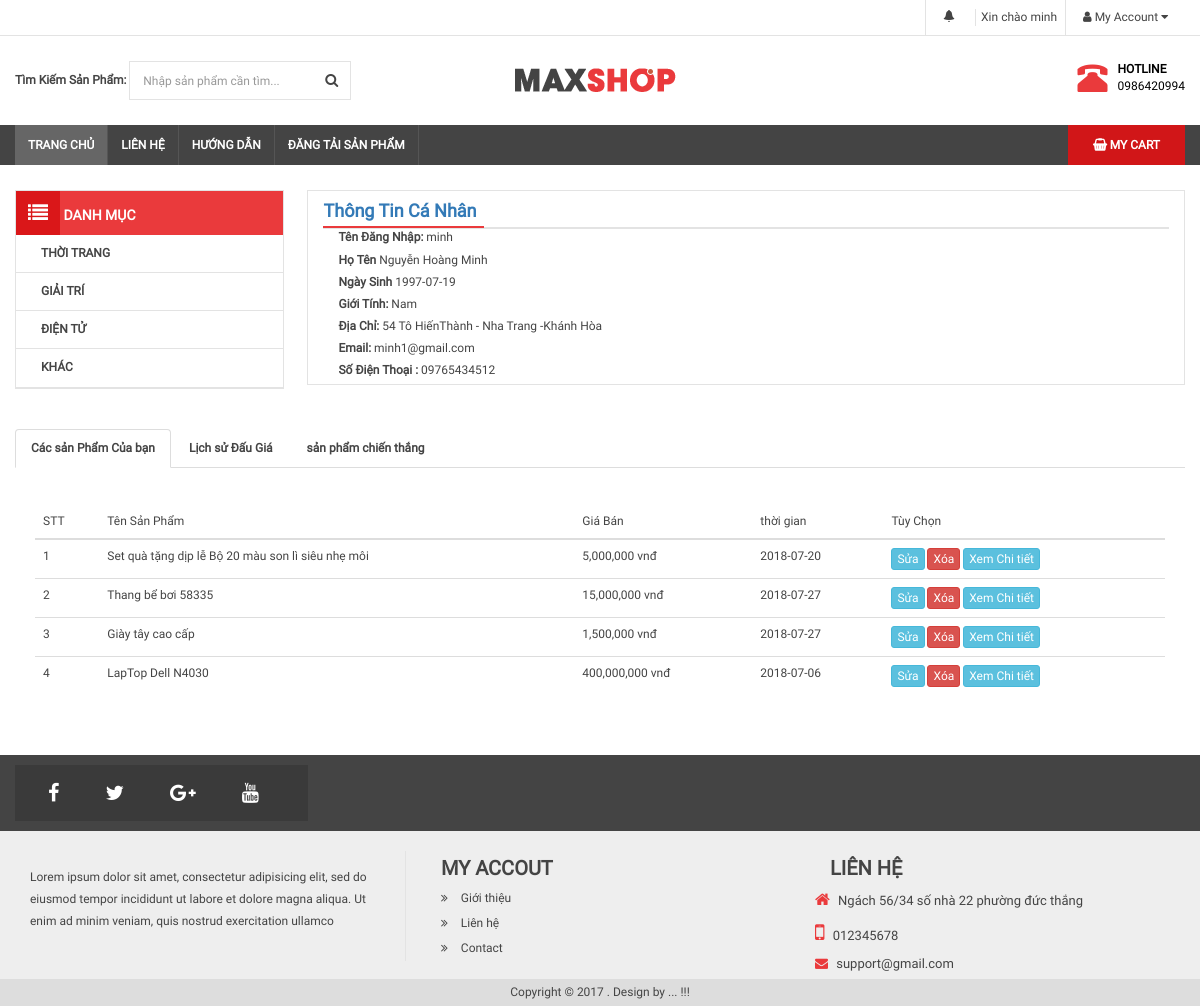
The app's page /info_myuser.php (signed in) with its own data.
### tables this page shows
CREATE TABLE `loaisp` (
  `id` int(11) NOT NULL,
  `TenLoaiSP` varchar(50) NOT NULL
);

CREATE TABLE `thanhvien` (
  `MaThanhVien` int(11) NOT NULL,
  `TenDangNhap` varchar(50) NOT NULL,
  `MatKhau` varchar(50) NOT NULL,
  `Ho` varchar(50) NOT NULL,
  `Ten` varchar(50) NOT NULL,
  `NgaySinh` date NOT NULL,
  `GioiTinh` tinyint(4) NOT NULL,
  `Diachi` text NOT NULL,
  `Email` varchar(50) NOT NULL,
  `SDT` varchar(50) NOT NULL
);

CREATE TABLE `sanpham` (
  `MaSP` int(11) NOT NULL,
  `TenSP` varchar(50) NOT NULL,
  `GiaKhoiDiem` double NOT NULL,
  `NguoiBan` int(11) NOT NULL,
  `ThongTinSP` text NOT NULL,
  `Trangthai` tinyint(4) NOT NULL DEFAULT '0',
  `MaLoai` int(11) NOT NULL,
  `ThoiHan` date DEFAULT NULL,
  `Anh` text NOT NULL,
  `NguoichienThang` int(11) NOT NULL
);

### libraries/function.php (called while the page is built, shortened)
<?php
 function base_url()
 {
     return $url  = "/daugia3.0/";
 }
 ?>

### libraries/database.php (called while the page is built, shortened)
<?php
    class Database
    {
        public $link;
        public function __construct()
        {
            $this->link = mysqli_connect("localhost","root","","daugia2.0") or die ();
            mysqli_set_charset($this->link,"utf8");
        }
        public function fetchID($table , $id, $ma )
        {
            $sql = "SELECT * FROM {$table} WHERE $ma = '$id' ";
            $result = mysqli_query($this->link,$sql) or die("Lỗi  truy vấn fetchID " .mysqli_error($this->link));
            return mysqli_fetch_assoc($result);
        }
         public function fetchAll($table)
        {
            $sql = "SELECT * FROM {$table} WHERE 1" ;
            $result = mysqli_query($this->link,$sql) or die("Lỗi Truy Vấn fetchAll " .mysqli_error($this->link));
            $data = [];
            if( $result)
            {
                while ($num = mysqli_fetch_assoc($result))
                {
                    $data[] = $num;
                }
            }
            return $data;
        }
         public  function fetchJone($table,$sql ,$page = 0,$row ,$pagi = false, $ma )
        {
            $data = [];
            if ($pagi == true )
            {
                $total = $this->countTable($table,$ma);
                $sotrang = ceil($total / $row);
                $start = ($page - 1 ) * $row ;
                $sql .= " LIMIT $start,$row";
                $data = [ "page" => $sotrang];
                $result = mysqli_query($this->link,$sql) or die("Lỗi truy vấn fetchJone ---- " .mysqli_error($this->link));
            }
            else
            {
                $result = mysqli_query($this->link,$sql) or die("Lỗi truy vấn fetchJone ---- " .mysqli_error($this->link));
            }
            if( $result)
            {
                while ($num = mysqli_fetch_assoc($result))
                {
                    $data[] = $num;
                }
            }
            return $data;
        }
    }
    ?>

### autoload/autoload.php (called while the page is built, shortened)
<?php
	 require_once __DIR__. "/../libraries/database.php";
	 require_once __DIR__. "/../libraries/function.php";
	 $db = new Database;
	 ?>

### info_myuser.php (the view, shortened to what this page needs)
    <?php require_once __DIR__. "/layouts/header.php";  ?>
    <?php
       $id=$_SESSION['name_id'];
       $show_one_user=$db->fetchID('thanhvien',$id,'MaThanhVien');
       $sql="SELECT sanpham.*   FROM sanpham  WHERE  NguoiBan =$id ";
       if(isset($_GET['page']))
       {
           $p=$_GET['page'];
       }
       else
       {
           $p=1;
       }
       $show_product_us= $db->fetchJone("sanpham",$sql,$p,2,false,'MaSp');
       ?>
    <div class="col-md-9 bor">
       <section class="box-main1">
          <h3 class="title-main"><a href="">Thông Tin Cá Nhân </a> </h3>
          <div class="col-md-6">
             <div><label>Tên Đăng Nhập: </label> <?php echo $show_one_user['TenDangNhap']   ?> </div>
             <div><label>Họ Tên </label> <?php echo $show_one_user['Ho']; echo " ". $show_one_user['Ten']   ?>  </div>
             <div><label>Ngày Sinh </label> <?php echo $show_one_user['NgaySinh']   ?> </div>
             <div><label>Giới Tính: </label> <?php  if($show_one_user['GioiTinh']==0) echo 'Nữ'; else echo 'Nam';   ?> </div>
             <div><label>Địa Chỉ: </label> <?php echo $show_one_user['Diachi']   ?> </div>
             <div><label>Email: </label> <?php echo $show_one_user['Email']   ?> </div>
             <div><label>Số Điện Thoại : </label> <?php echo $show_one_user['SDT']   ?> </div>
          </div>
       </section>
    </div>
    <div class="col-md-12" id="tabdetail">
       <div class="row">
          <ul class="nav nav-tabs">
             <li class="active"><a data-toggle="tab" href="#home"><strong>Các sản Phẩm Của bạn </strong></a></li>
             <li><a data-toggle="tab" href="#ls"><strong>Lịch sử Đấu Giá </strong></a></li>
             <li><a data-toggle="tab" href="#spwin"> <strong> sản phẩm chiến thắng </strong></a></li>
          </ul>
          <div class="tab-content">
             <div id="home" class="tab-pane fade in active ">
                <br>
                <table class="table">
                   <thead>
                      <tr>
                         <th>
                            <strong>
                               <p>STT</p>
                            </strong>
                         </th>
                         <th>
                            <strong>
                               <p>Tên Sản Phẩm</p>
                            </strong>
                         </th>
                         <th>
                            <strong>
                               <p>Giá Bán</p>
                            </strong>
                         </th>
                         <th>
                            <strong>
                               <p>thời gian</p>
                            </strong>
                         </th>
                         <th> Tùy Chọn </th>
                      </tr>
                   </thead>
                   <tbody>
                      <?php $stt=1; foreach ($show_product_us as $key):?>
                      <tr>
                         <td><?php echo $stt ?></td>
                         <td><?php echo $key['TenSP']  ?></td>
                         <td><?php echo number_format($key['GiaKhoiDiem'])  ?> vnđ</td>
                         <td><?php echo $key['ThoiHan'] ?></td>
                         <td>
                                                <a class="btn btn-xs btn-info " href="editSP.php?id=<?php echo $key['MaSP']  ?>" >Sửa</a>
                                                <a class="btn btn-xs btn-danger"  href="deleteSP.php?id=<?php echo $key['MaSP']  ?>">Xóa</a>
                                                <a class="btn btn-xs btn-info " href="chitiet.php?id=<?php echo $key['MaSP']  ?>" >Xem Chi tiết</a>
                                            </td>
                         <?php $stt++ ;?>
                      </tr>
                                              <?php endforeach;  ?>
                   </tbody>
                </table>
             </div>
          </div>
       </div>
    </div>
</div>
<?php require_once __DIR__. "/layouts/footer.php";  ?>

### layouts/header.php (shortened to what this page needs)
<?php require_once __DIR__. "/../autoload/autoload.php";
$showloai=$db->fetchAll('loaisp');
 ?>
<!DOCTYPE html>
<html>
    <head>
        <link rel="stylesheet" type="text/css" href="<?php echo base_url() ?>public/frontend/css/font-awesome.min.css">
        <link rel="stylesheet" type="text/css" href="<?php echo base_url() ?>public/frontend/css/bootstrap.min.css">
        <link rel="stylesheet" type="text/css" href="<?php echo base_url() ?>public/frontend/css/slick.css"/>
        <link rel="stylesheet" type="text/css" href="<?php echo base_url() ?>public/frontend/css/slick-theme.css"/>
        <link rel="stylesheet" type="text/css" href="<?php echo base_url() ?>public/frontend/css/style.css">
        <link href='https://cdnjs.cloudflare.com/ajax/libs/froala-editor/2.8.4/css/froala_editor.min.css' rel='stylesheet' type='text/css' />
        <link href='https://cdnjs.cloudflare.com/ajax/libs/froala-editor/2.8.4/css/froala_style.min.css' rel='stylesheet' type='text/css' />
    </head>
    <body>
        <div id="wrapper">
            <div id="header">
                <div id="header-top">
                    <div class="container">
                        <div class="row clearfix">
                            <div class="col-md-12">
                                <nav id="header-nav-top">
                                    <ul class="list-inline pull-right" id="headermenu">
                                        <?php  if(isset($_SESSION['name_user'])):  ?>
                                            <li>
                                                <div id="noti">
                                                    <div class="dropdown nav-item">
                                                        <a href="#" class="dropdown-toggle nav-link" data-toggle="dropdown" aria-expanded="false">
                                                            <span class="d-lg-none"><span class="glyphicon glyphicon-bell" aria-hidden="true" id="noti-icon"></span></span>
                                                        </a>
                                                    </div>
                                                </div>
                                            </li>
                                            <li>
                                                Xin chào <?php echo $_SESSION['name_user']  ?>
                                            </li>
                                             <li>
                                                <a href=""><i class="fa fa-user"></i> My Account <i class="fa fa-caret-down"></i></a>
                                            </li>
                                        <?php endif;  ?>
                                    </ul>
                                </nav>
                            </div>
                        </div>
                    </div>
                </div>
                <div class="container">
                    <div class="row" id="header-main">
                        <div class="col-md-5">
                            <form class="form-inline" method= "GET" action="timkiem.php" >
                                <label>Tìm Kiếm Sản Phẩm: </label>
                                <div class="form-group">
                                    <input type="text" name="keywork" placeholder=" Nhập sản phẩm cần tìm..." class="form-control">
                                    <button type="submit" class="btn btn-default"><i class="fa fa-search"></i></button>
                                </div>
                            </form>
                        </div>
                        <div class="col-md-4">
                            <a href="">
                                <img src="/daugia3.0/public/frontend/images/logo-default.png">
                            </a>
                        </div>
                        <div class="col-md-3 " id="header-right">
                            <div class="pull-right">
                                <div class="pull-left">
                                    <i class="glyphicon glyphicon-phone-alt"></i>
                                </div>
                                <div class="pull-right">
                                    <p id="hotline">HOTLINE</p>
                                    <p>0986420994</p>
                                </div>
                            </div>
                        </div>
                    </div>
                </div>
            </div>
            <div id="menunav">
                <div class="container">
                    <nav>
                        <div class="home pull-left">
                            <a href="index.php">Trang chủ</a>
                        </div>
                        <ul id="menu-main">
                            <li>
                                <a href="">Liên hệ</a>
                            </li>
                            <li>
                                <a href="">Hướng Dẫn</a>
                            </li>
                            <li>
                                <a href="addproduct.php">Đăng tải Sản Phẩm</a>
                            </li>
                        </ul>
                        <ul class="pull-right" id="main-shopping">
                            <li>
                                <a href=""><i class="fa fa-shopping-basket"></i> My Cart </a>
                            </li>
                        </ul>
                    </nav>
                </div>
            </div>
            <div id="maincontent">
                <div class="container">
                    <div class="col-md-3 col-xs-3  fixside" >
                        <div class="box-left box-menu" >
                            <h3 class="box-title"><i class="fa fa-list"></i>  Danh mục</h3>
                            <ul>
                                <?php foreach ($showloai as $key ) : ?>
                                <li>
                                    <a href="phanloai.php?id=<?php echo $key['id']  ?>"><?php echo $key['TenLoaiSP'] ?>  </a>
                                </li>
                            <?php endforeach;  ?>
                            </ul>
                        </div>
                    </div>

### public/frontend/css/style.css (style rules this page uses)
* { margin: 0px; padding: 0px; font-size: 12px; font-family: "Roboto"; color: #444; font-weight: 400; }
.container { padding: 0px; }
ol,ul,p { margin: 0px; list-style: none; }
h1,h2,h3,h4,h5,h6 { padding:0px; margin: 0px; }
#header-top { border-bottom: 1px solid #e3e3e3; }
#header-nav-top #headermenu { position: relative; }
#headermenu > li { border-left: 1px solid #e3e3e3; }
#header-nav-top li a { color: #444; line-height: 35px; padding: 0px 12px; }
#header-main { padding: 25px 0px; }
#header-main .form-control,button { border: 0px; outline: 0px; border-radius: 0px; box-shadow:none; padding: 0px 2px; }
#header-main form { padding: 0px; }
#header-main .form-group { border: 1px solid #e3e3e3; }
#header-main .btn-default { border: none; outline: 0; box-shadow: none; line-height: 25px; background: none; }
#header-main label { padding:0px; margin: 0px; }
#header-main input[type='text'] { padding-left: 10px; font-size: 12px; }
#header-right p { padding: 0px; margin:0px; color: #000; }
#header-right #hotline { font-weight: bold; }
#header-right i { color: #ea3a3c; font-size: 30px; padding-right: 10px; }
#menunav { background: #444; min-height: 40px; }
#menu-main > li { float: left; }
#menu-main > li > a,.home a { color: white; font-weight:bold; background: #444; line-height: 40px; text-transform: uppercase; font-size: 12px; border-right: 1px solid #555; }
#menu-main > li > a { padding: 13px; }
.home a { background: #666; padding: 13px; }
#main-shopping { margin-right: 0px; }
#main-shopping > li > a,#main-shopping > li > a >i { color: white; font-weight:bold; background-color: #d11618;; line-height: 40px; text-transform: uppercase; font-size: 12px; }
#main-shopping > li > a { padding: 13px 25px; }
.bor { border: 1px solid #e3e3e3; }
.fixside { width: 23%; margin-right: 2%; padding: 0px; }
#maincontent { margin-top: 25px; }
.box-left { margin-bottom: 20px; border: 1px solid #e3e3e3; }
.box-title { background:#ea3a3c; color: white; font-weight: bold; font-size: 14px; text-transform: uppercase; }
.box-title .fa { color: white; font-size: 20px; background: #da1719;; padding: 12px; }
.box-menu > ul { position: relative; }
.box-menu > ul > li { padding: 10px 25px; border-bottom: 1px solid #e3e3e3; }
.box-menu > ul > li > a { font-size: 12px; color: #444; text-transform: uppercase; font-weight: bold; }
.title-main { border-bottom:2px solid #e3e3e3; padding: 5px 5px 5px 0px; }
.title-main a { font-weight: bold; padding: 5px 7px 5px 0px; font-size: 18px; border-bottom: 2px solid #ea3a3c; }
#tabdetail { margin-top: 20px; }
.tab-content { padding: 20px; }

### records on screen
loaisp: TenLoaiSP "THỜI TRANG"
loaisp: TenLoaiSP "GIẢI TRÍ"
loaisp: TenLoaiSP "ĐIỆN TỬ"
loaisp: TenLoaiSP "KHÁC"
thanhvien: TenDangNhap "minh", Ho "Nguyễn", Ten "Hoàng Minh", NgaySinh "1997-07-19", Diachi "54 Tô HiếnThành - Nha Trang -Khánh Hòa", Email "minh1@gmail.com", SDT "09765434512"
sanpham: TenSP "Set quà tặng dịp lễ Bộ 20 màu son lì siêu nhẹ môi", GiaKhoiDiem "5,000,000", ThoiHan "2018-07-20"
sanpham: TenSP "Thang bể bơi 58335", GiaKhoiDiem "15,000,000", ThoiHan "2018-07-27"
sanpham: TenSP "Giày tây cao cấp", GiaKhoiDiem "1,500,000", ThoiHan "2018-07-27"
sanpham: TenSP "LapTop Dell N4030", GiaKhoiDiem "400,000,000", ThoiHan "2018-07-06"

### other values on screen
$_SESSION['name_user'] "minh"
